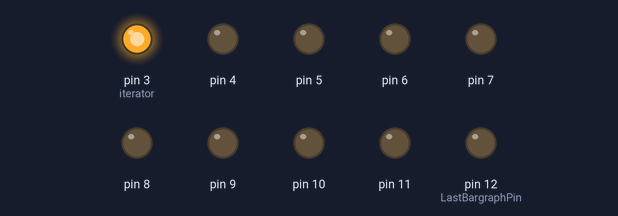
Simulated run of this sketch. Board: Arduino Uno, built with avr-gcc and run on an emulated ATmega328P. On the bench: output pins drawn as LEDs (lit = HIGH).

Above: at 0.05 s.
At 0.35 s:
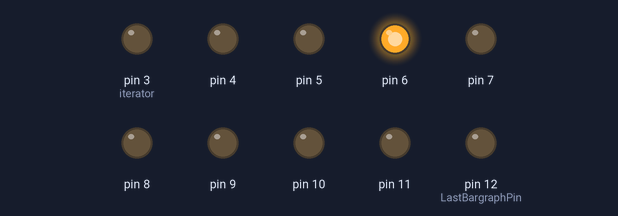
At 0.75 s:
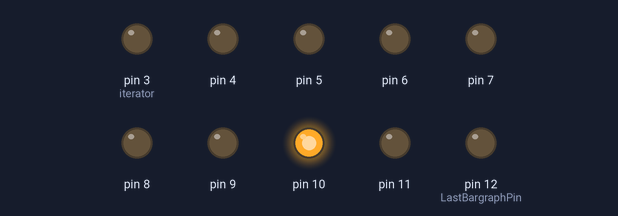
At 1.45 s:
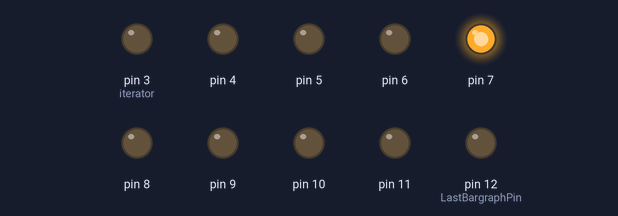
At 2.15 s:
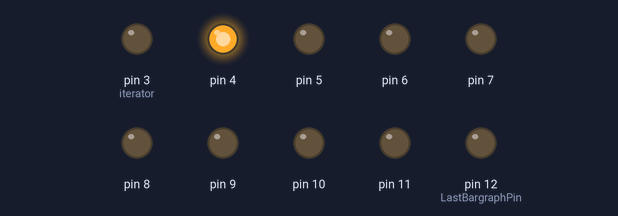
At 2.85 s:
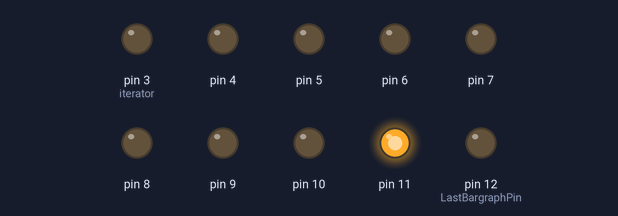
Timing chart, 0 to 3.1 s (numbered marks = the images above):
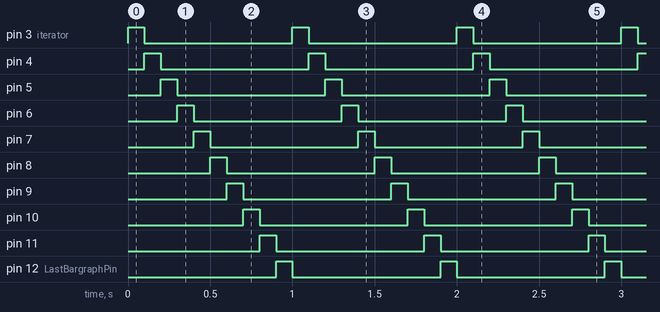

The sketch:

bargraph.ino
```cpp
#define LastBargraphPin 12
#define FirstBargraphPin 3

int iterator = 3;

void setup() {
  // put your setup code here, to run once:
  //Pins du bargraph de 3 à 12
  for(int i = FirstBargraphPin;i <= LastBargraphPin;i++){
    pinMode(i,OUTPUT);
  }
}

void loop() {
  // put your main code here, to run repeatedly:
  digitalWrite(iterator , HIGH);
  if(iterator==FirstBargraphPin){
    //si le pin à activer est le 3 le pin 12 doit ^etre désactivé
    digitalWrite(LastBargraphPin , LOW);
  }else{
    digitalWrite(iterator-1 , LOW);
  }
  if(iterator >= LastBargraphPin){
    iterator = FirstBargraphPin;
  }else{
    iterator++;
  }
  delay(100);
}
```

Measured:
- by itself, pin 3 (iterator), pin 4–11, pin 12 (LastBargraphPin): alternates HIGH for 0.10 s and LOW for 0.90 s
- by itself, everything shown: repeats every 1.0 s, in 10 steps
